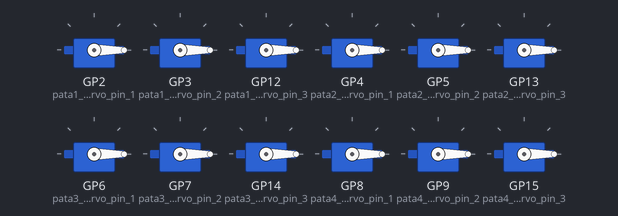
This program was run on a simulated Raspberry Pi Pico running MicroPython. Parts: 12 × servo. Servo angles are drawn from the pulse width (0.5 ms = 0°, 2.5 ms = 180°).

Above: at 0.05 s.
At 0.55 s:
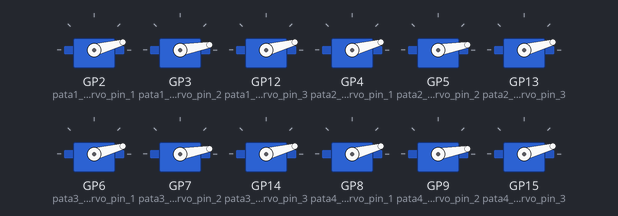
At 1.05 s:
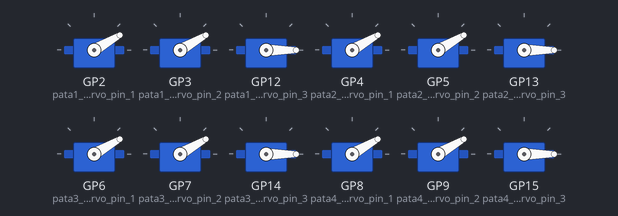
At 2.0 s:
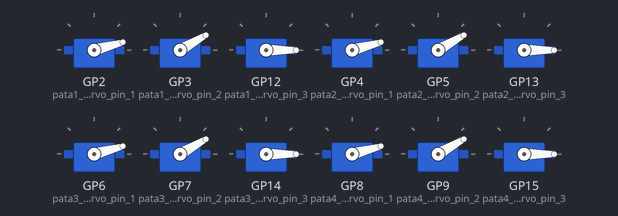
Timing chart, 0 to 5.8 s (numbered marks = the images above):
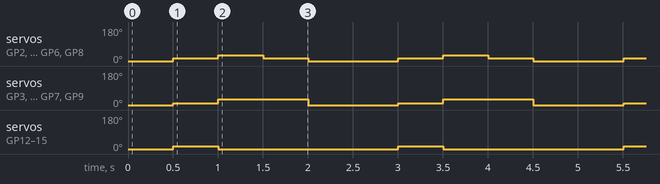

The program:

Spider-Pico.py
```python
import machine
import utime

# Configura los pines GPIO para controlar los servos de cada pata
pata1_servo_pin_1 = machine.Pin(2)
pata1_servo_pin_2 = machine.Pin(3)
pata1_servo_pin_3 = machine.Pin(12)

pata2_servo_pin_1 = machine.Pin(4)
pata2_servo_pin_2 = machine.Pin(5)
pata2_servo_pin_3 = machine.Pin(13)

pata3_servo_pin_1 = machine.Pin(6)
pata3_servo_pin_2 = machine.Pin(7)
pata3_servo_pin_3 = machine.Pin(14)

pata4_servo_pin_1 = machine.Pin(8)
pata4_servo_pin_2 = machine.Pin(9)
pata4_servo_pin_3 = machine.Pin(15)

# Configura el objeto PWM para cada servo de cada pata
pata1_servo_1 = machine.PWM(pata1_servo_pin_1)
pata1_servo_2 = machine.PWM(pata1_servo_pin_2)
pata1_servo_3 = machine.PWM(pata1_servo_pin_3)

pata2_servo_1 = machine.PWM(pata2_servo_pin_1)
pata2_servo_2 = machine.PWM(pata2_servo_pin_2)
pata2_servo_3 = machine.PWM(pata2_servo_pin_3)

pata3_servo_1 = machine.PWM(pata3_servo_pin_1)
pata3_servo_2 = machine.PWM(pata3_servo_pin_2)
pata3_servo_3 = machine.PWM(pata3_servo_pin_3)

pata4_servo_1 = machine.PWM(pata4_servo_pin_1)
pata4_servo_2 = machine.PWM(pata4_servo_pin_2)
pata4_servo_3 = machine.PWM(pata4_servo_pin_3)

# Define la frecuencia de la señal PWM (ajusta esto según sea necesario para tus servos)
pwm_frequency = 50  # Puedes probar con valores entre 50 y 100 Hz

# Inicializa los servos con una señal de 90 grados
pata1_servo_1.freq(pwm_frequency)
pata1_servo_2.freq(pwm_frequency)
pata1_servo_3.freq(pwm_frequency)

pata2_servo_1.freq(pwm_frequency)
pata2_servo_2.freq(pwm_frequency)
pata2_servo_3.freq(pwm_frequency)

pata3_servo_1.freq(pwm_frequency)
pata3_servo_2.freq(pwm_frequency)
pata3_servo_3.freq(pwm_frequency)

pata4_servo_1.freq(pwm_frequency)
pata4_servo_2.freq(pwm_frequency)
pata4_servo_3.freq(pwm_frequency)

# Función para mover cada pata a una posición específica en grados
def move_pata1_servos(degrees_1, degrees_2, degrees_3):
    # Convierte el ángulo en grados a un valor de ciclo de trabajo en nanosegundos
    duty_ns_1 = int(500000 + (degrees_1 * 1000000 / 180))
    duty_ns_2 = int(500000 + (degrees_2 * 1000000 / 180))
    duty_ns_3 = int(500000 + (degrees_3 * 1000000 / 180))

    pata1_servo_1.duty_ns(duty_ns_1)
    pata1_servo_2.duty_ns(duty_ns_2)
    pata1_servo_3.duty_ns(duty_ns_3)

def move_pata2_servos(degrees_1, degrees_2, degrees_3):
    duty_ns_1 = int(500000 + (degrees_1 * 1000000 / 180))
    duty_ns_2 = int(500000 + (degrees_2 * 1000000 / 180))
    duty_ns_3 = int(500000 + (degrees_3 * 1000000 / 180))

    pata2_servo_1.duty_ns(duty_ns_1)
    pata2_servo_2.duty_ns(duty_ns_2)
    pata2_servo_3.duty_ns(duty_ns_3)

def move_pata3_servos(degrees_1, degrees_2, degrees_3):
    duty_ns_1 = int(500000 + (degrees_1 * 1000000 / 180))
    duty_ns_2 = int(500000 + (degrees_2 * 1000000 / 180))
    duty_ns_3 = int(500000 + (degrees_3 * 1000000 / 180))

    pata3_servo_1.duty_ns(duty_ns_1)
    pata3_servo_2.duty_ns(duty_ns_2)
    pata3_servo_3.duty_ns(duty_ns_3)

def move_pata4_servos(degrees_1, degrees_2, degrees_3):
    duty_ns_1 = int(500000 + (degrees_1 * 1000000 / 180))
    duty_ns_2 = int(500000 + (degrees_2 * 1000000 / 180))
    duty_ns_3 = int(500000 + (degrees_3 * 1000000 / 180))

    pata4_servo_1.duty_ns(duty_ns_1)
    pata4_servo_2.duty_ns(duty_ns_2)
    pata4_servo_3.duty_ns(duty_ns_3)

# Bucle principal: Mueve las patas para simular el ciclo de caminar
while True:
    # Paso 1: Posición inicial de las patas (todas las articulaciones a 0 grados o cerca de 0 grados)
    move_pata1_servos(0, 0, 0)
    move_pata2_servos(0, 0, 0)
    move_pata3_servos(0, 0, 0)
    move_pata4_servos(0, 0, 0)
    utime.sleep(0.5)  # Espera 0.5 segundos para que los servos alcancen la posición

    # Paso 2: Simula la posición de "pata baja" (bajando la articulación de la tibia)
    move_pata1_servos(30, 20, 30)
    move_pata2_servos(30, 20, 30)
    move_pata3_servos(30, 20, 30)
    move_pata4_servos(30, 20, 30)
    utime.sleep(0.5)

    # Paso 3: Simula la posición de "fémur" (articulación del fémur) al elevar las patas
    move_pata1_servos(60, 60, -30)
    move_pata2_servos(60, 60, -30)
    move_pata3_servos(60, 60, -30)
    move_pata4_servos(60, 60, -30)
    utime.sleep(0.5)

    # Paso 4: Simula la unión al cuerpo (coxa) de las patas, ajustando la posición del tercer servo
    move_pata1_servos(30, 60, -60)
    move_pata2_servos(30, 60, -60)
    move_pata3_servos(30, 60, -60)
    move_pata4_servos(30, 60, -60)
    utime.sleep(0.5)

    # Vuelve a la posición inicial para prepararse para el siguiente ciclo de caminar
    move_pata1_servos(0, 0, 0)
    move_pata2_servos(0, 0, 0)
    move_pata3_servos(0, 0, 0)
    move_pata4_servos(0, 0, 0)
    utime.sleep(0.5)
```

Measured:
- by itself, servo on GP12 (pata1_servo_pin_3), servo on GP13 (pata2_servo_pin_3), servo on GP14 (pata3_servo_pin_3), servo on GP15 (pata4_servo_pin_3): alternates 15° for 0.50 s and 0° for 2.0 s
- by itself, servo on GP3 (pata1_servo_pin_2), servo on GP5 (pata2_servo_pin_2), servo on GP7 (pata3_servo_pin_2), servo on GP9 (pata4_servo_pin_2): repeats every 2.5 s: 30° 1.0 s, 0° 1.0 s, 10° 0.50 s
